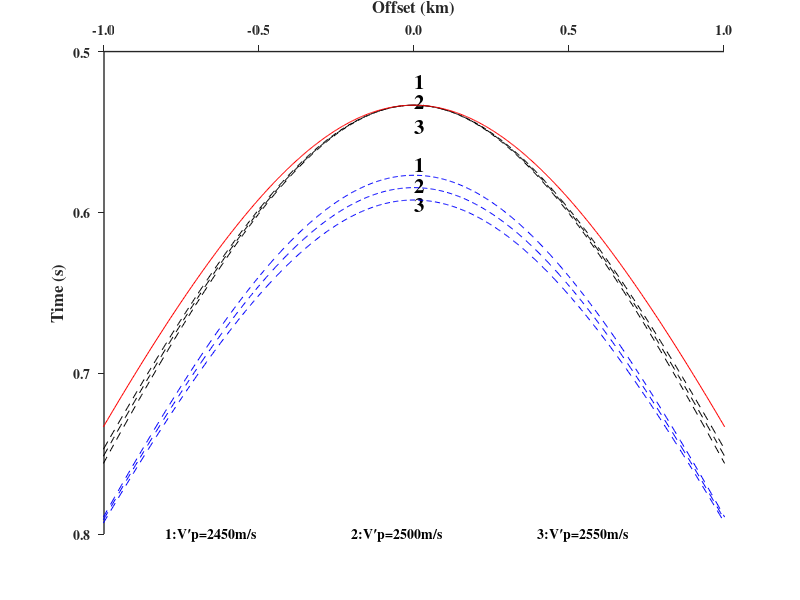

The MATLAB script that drew this image:
clear

%vs=1500;vp=3000;Depth=1000;r=vs/vp;
%h=ezplot(@(a,x)myfun(a,x,r,Depth),[0 1 -2000 2000])
%C=get(h,'contourMatrix');
%a=C(1,2:end);
%X=C(2,2:end);
%t=Depth./cos(asin(a))/vp+Depth./cos(asin(0.5*a))/vs;
%plot(X,t,'r')
%hold on

%%%%%%%%%%% Map migration (stack impulse)%%%%%%%
%%%%% single shot %%%%%%%
%for k=1:10:181  
%   ezplot(@(x,y)myfun(x,y,sx,rx,vp,vs,t(k)),[-2000 2000 -2000  2000]); 
%   hold on; 
%end
%%%%% single offset multishot%%%%%%%
%for k=100:50:400
%   ezplot(@(x,y)myfun(x,y,sx+k,X(120)+k,vp,vs,t(120)),[-2000 2000 -2000    2000]); 
%   hold on; 
%end

%%%%%%%%%  Matrix manner to compute Demigration traveltime %%%%%%%
%clear
%vp_dem=2450:20:2550;vs_dem=1300;vs=1500;vp=2500;h=700;
%Depth_dem=(vs_dem/vs*(vp+vs)./(vp_dem+vs_dem))*h;
%r1=vs_dem./vp_dem;
%sx=200;rx=1000;
%a=0:pi/(180*4):pi/6;
%a11=asin(r1'*sin(a));
%X1=repmat(Depth_dem',[1,121]).*(repmat(tan(a),[6 1])+tan(a11));
%t1=((Depth_dem./vp_dem)'*cos(a)+(repmat(Depth_dem',[1,121])./cos(a11))/vs_dem);
%plot(X1',t1')

%%%%%%%%%  For loop manner to compute Demigration traveltime %%%%%%%
%%%%%%  Demigration with PS image %%%%%%%
fid=figure(1);
get(fid,'position')
set(fid,'position',[200 100 500 500]);%set figure position and size ([left bottom width height]) on the screen.
hold on
%plot(lowvel_init_vp(:,aaaa),[1:700],'color','b','linestyle','--','linewidth',1.5);
set(gca,'ydir','reverse','xlim',[-1000 1000],'xtick',[-1000:500:1000],'xticklabel','-1.0|-0.5|0.0|0.5|1.0','xaxislocation','top');
set(gca,'ylim',[0.5 0.8],'ytick',[0.5:0.1:0.8],'yticklabel','0.5|0.6|0.7|0.8');
%set(gca,'ylim',[0.5 1.5],'ytick',[0.5:0.25:1.5],'yticklabel','0.5|0.75|1.25|1.5');
set(gca,'tickdir','out','linewidth',1);
set(gca,'fontsize',10,'fontname','times','fontweight','bold');
xlabel('Offset (km)','fontsize',12,'fontname','times','fontweight','bold');
ylabel('Time (s)','fontsize',12,'fontname','times','fontweight','bold');
text(1500,2000,'0.0','fontsize',10,'fontname','times','fontweight','bold');
%text(950,730,'1.0','fontsize',10,'fontname','times','fontweight','bold');
%text(1950,730,'2.0','fontsize',10,'fontname','times','fontweight','bold');
%text(2950,730,'3.0','fontsize',10,'fontname','times','fontweight','bold');
%text(3950,730,'4.0','fontsize',10,'fontname','times','fontweight','bold');
%text(4950,730,'5.0','fontsize',10,'fontname','times','fontweight','bold');
%
vs=1500;vp=2500;h=500;
for i=2450:50:2550
    vp_dem=i;vs_dem=1300;
    Depth_dem=(vs_dem/vs*vp_dem/vp*(vp+vs)/(vp_dem+vs_dem))*h;
%   Depth_dem=h;
    r1=vs_dem/vp_dem;
    sx=200;rx=1000;
    a=-pi/3:pi/(180*4):pi/3;
    a11=asin(r1*sin(a));
    X1=Depth_dem*(tan(a)+tan(a11));
    %t=(h/cos(a)/vp+h/cos(a*r)/vs);
    t1=(Depth_dem./cos(a)/vp_dem+Depth_dem./cos(a11)/vs_dem);
    hold on
	plot(X1,t1,'k--')
end

text(3,0.518,'1','fontsize',15,'fontname','times','fontweight','bold');
text(3,0.531,'2','fontsize',15,'fontname','times','fontweight','bold');
text(3,0.546,'3','fontsize',15,'fontname','times','fontweight','bold');
text(3,0.570,'1','fontsize',15,'fontname','times','fontweight','bold');
text(3,0.583,'2','fontsize',15,'fontname','times','fontweight','bold');
text(3,0.595,'3','fontsize',15,'fontname','times','fontweight','bold');
text(-800,0.80,'1:V{\prime}p=2450m/s','fontsize',10,'fontname','times','fontweight','bold');
text(-200,0.80,'2:V{\prime}p=2500m/s','fontsize',10,'fontname','times','fontweight','bold');
text(400,0.80,'3:V{\prime}p=2550m/s','fontsize',10,'fontname','times','fontweight','bold');
%%%%%% PS Traveltime with True Vp%%%%%%%
    vp_dem=2500;vs_dem=1500;
    Depth_dem=(vs_dem/vs*(vp+vs)/(vp_dem+vs_dem))*h;
%   Depth_dem=h;
    r1=vs_dem/vp_dem;
    sx=200;rx=1000;
    a=-pi/3:pi/(180*4):pi/3;
    a11=asin(r1*sin(a));
    X1=Depth_dem*(tan(a)+tan(a11));
    %t=(h/cos(a)/vp+h/cos(a*r)/vs);
    t1=(Depth_dem./cos(a)/vp_dem+Depth_dem./cos(a11)/vs_dem);
    hold on
    plot(X1,t1,'r')

%%%%%% PS Demigration with True depth%%%%%%%
for i=2450:50:2550
    vp_dem=i;vs_dem=1300;
%   Depth_dem=(vs_dem/vs*(vp+vs)/(vp_dem+vs_dem))*h;
    Depth_dem=(vp_dem)/vp*h;
    r1=vs_dem/vp_dem;
    sx=200;rx=1000;
    a=-pi/3:pi/(180*4):pi/3;
    a11=asin(r1*sin(a));
    X1=Depth_dem*(tan(a)+tan(a11));
    %t=(h/cos(a)/vp+h/cos(a*r)/vs);
    t1=(Depth_dem./cos(a)/vp_dem+Depth_dem./cos(a11)/vs_dem);
    hold on
    plot(X1,t1,'b--')
end
%for i=2450:20:2550
%    vp_dem=i;vs_dem=1300;
%%   Depth_dem=(vs_dem/vs*(vp+vs)/(vp_dem+vs_dem))*h;
%    Depth_dem=450;
%    r1=vs_dem/vp_dem;
%    sx=200;rx=1000;
%    a=-pi/4:pi/(180*4):pi/4;
%    a11=asin(r1*sin(a));
%    X1=Depth_dem*(tan(a)+tan(a11));
%    %t=(h/cos(a)/vp+h/cos(a*r)/vs);
%    t1=(Depth_dem./cos(a)/vp_dem+Depth_dem./cos(a11)/vs_dem);
%    hold on
%    plot(X1,t1,'g')
%end
%
